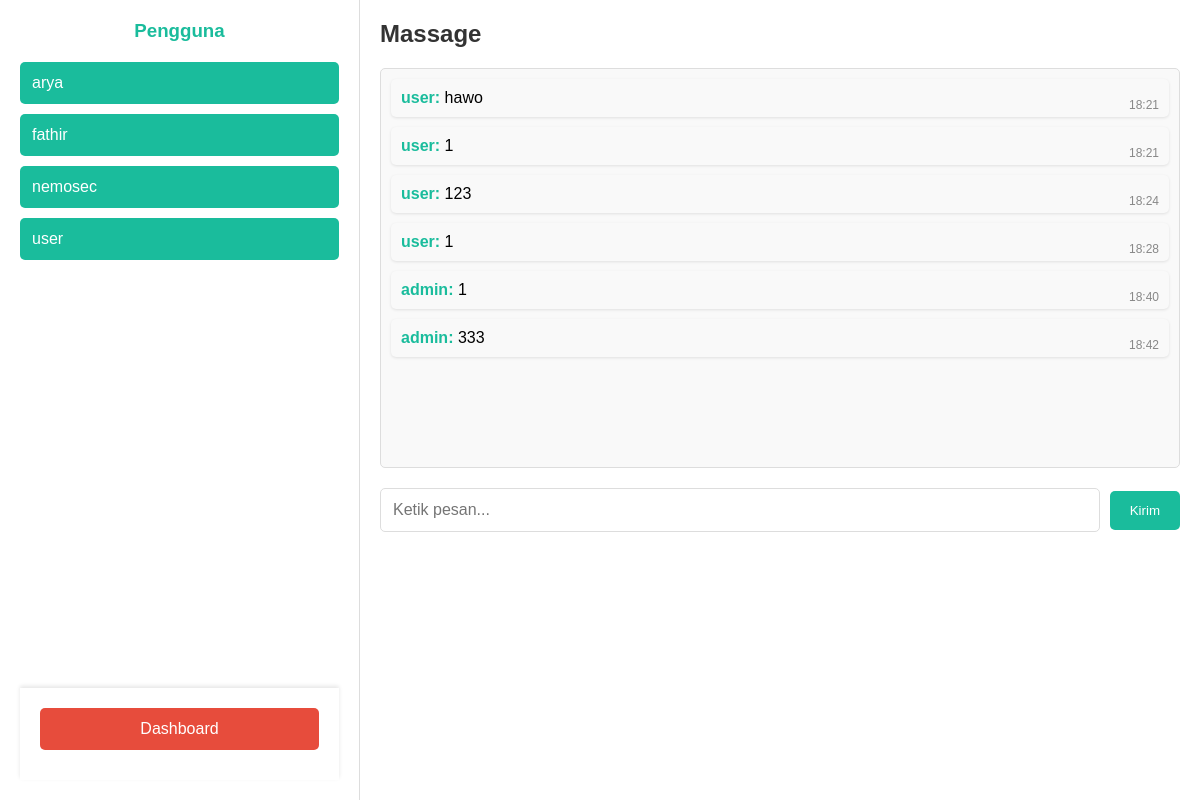
Screenshot of /pesan.php?receiver_id=2 (signed in) with the database file from the repository.
### tables this page shows
CREATE TABLE `project` (
  `id` int(11) NOT NULL,
  `role` enum('user','admin') NOT NULL,
  `username` varchar(50) NOT NULL,
  `email` varchar(100) NOT NULL,
  `password` varchar(255) NOT NULL,
  `full_name` varchar(100) NOT NULL,
  `phone` varchar(20) DEFAULT NULL,
  `address` text DEFAULT NULL,
  `profile_picture` varchar(255) DEFAULT NULL,
  `created_at` timestamp NOT NULL DEFAULT current_timestamp(),
  `coin_balance` int(11) DEFAULT 0
);

CREATE TABLE `messages` (
  `id` int(11) NOT NULL,
  `sender_id` int(11) NOT NULL,
  `receiver_id` int(11) NOT NULL,
  `message` text NOT NULL,
  `timestamp` timestamp NOT NULL DEFAULT current_timestamp()
);

### pesan.php (the view, shortened to what this page needs)
<?php
$username = $_SESSION['username'];
$host = 'localhost';
$user = 'root';
$password = '';
$database = 'membuat_laman_login';
$conn = new mysqli($host, $user, $password, $database);
$stmt = $conn->prepare("SELECT id, username FROM project WHERE username != ?");
$stmt->bind_param("s", $username);
$stmt->execute();
$users = $stmt->get_result();
$stmt_user_id = $conn->prepare("SELECT id FROM project WHERE username = ?");
$stmt_user_id->bind_param("s", $username);
$stmt_user_id->execute();
$user_result = $stmt_user_id->get_result();
$user_id = null;
if ($user_result->num_rows > 0) {
    $user_data = $user_result->fetch_assoc();
    $user_id = $user_data['id'];
}
$receiver_id = $_GET['receiver_id'] ?? $_SESSION['receiver_id'] ?? null;
$messages = [];
if ($receiver_id) {
    $stmt = $conn->prepare("
        SELECT messages.message, messages.timestamp, project.username AS sender_name
        FROM messages
        JOIN project ON messages.sender_id = project.id
        WHERE (sender_id = ? AND receiver_id = ?)
           OR (sender_id = ? AND receiver_id = ?)
        ORDER BY messages.timestamp ASC
    ");
    $stmt->bind_param("iiii", $user_id, $receiver_id, $receiver_id, $user_id);
    $stmt->execute();
    $messages = $stmt->get_result();
}
?>
<!DOCTYPE html>
<html lang="id">
<head>
</head>
<body>
<div class="user-list" style="display: flex; flex-direction: column; height: 100vh;">
    <div style="flex: 1; overflow-y: auto;">
        <h3>Pengguna</h3>
        <ul>
            <?php while ($user = $users->fetch_assoc()) { ?>
                <li>
                    <form method="GET" action="pesan.php">
                        <button type="submit"><?= htmlspecialchars($user['username']) ?></button>
                    </form>
                </li>
            <?php } ?>
        </ul>
    </div>
    <div style="padding: 20px; background-color: #fff; box-shadow: 0 -2px 4px rgba(0, 0, 0, 0.1);">
        <button onclick="window.location.href='hello.php#home'" style="
            width: 100%;
            padding: 12px;
            background-color: #e74c3c;
            color: white;
            border: none;
            text-align: center;
            cursor: pointer;
            font-size: 16px;
            border-radius: 5px;
            transition: background-color 0.3s;
        ">
            Dashboard
        </button>
    </div>
</div>
    <div class="chat-box">
        <h3>Massage</h3>
        <?php if ($receiver_id): ?>
        <div class="chat-messages">
            <?php if ($messages instanceof mysqli_result) {
                while ($msg = $messages->fetch_assoc()) { ?>
                    <div class="message">
                        <p><strong><?= htmlspecialchars($msg['sender_name']) ?>:</strong> <?= htmlspecialchars($msg['message']) ?></p>
                        <span class="timestamp"><?= date('H:i', strtotime($msg['timestamp'])) ?></span>
                    </div>
            <?php }
            } else {
                echo "<p>No messages available.</p>";
            } ?>
        </div>
        <form id="chatForm" method="POST" action="send_message.php">
            <input type="text" name="message" placeholder="Ketik pesan..." required>
            <button type="submit">Kirim</button>
        </form>
        <?php else: ?>
            <p>Pilih pengguna untuk memulai percakapan.</p>
        <?php endif; ?>
    </div>
</body>
</html>

### pesan.php (style rules this page uses)
* { margin: 0; padding: 0; box-sizing: border-box; }
body { font-family: Arial, sans-serif; display: flex; height: 100vh; background-color: #f4f4f9; }
.user-list { width: 30%; background-color: #ffffff; border-right: 1px solid #ddd; padding: 20px; height: 100vh; overflow-y: auto; }
.user-list h3 { text-align: center; margin-bottom: 20px; color: #1abc9c; }
.user-list button { width: 100%; padding: 12px; background-color: #1abc9c; color: white; border: none; text-align: left; cursor: pointer; font-size: 16px; border-radius: 5px; margin-bottom: 10px; transition: background-color 0.3s; }
.chat-box { flex: 1; background-color: #ffffff; padding: 20px; height: 100vh; overflow-y: auto; }
.chat-box h3 { margin-bottom: 20px; font-size: 24px; color: #333; }
.chat-messages { height: 400px; overflow-y: auto; border: 1px solid #ddd; padding: 10px; margin-bottom: 20px; background-color: #f9f9f9; border-radius: 5px; }
.message { position: relative; margin-bottom: 10px; padding: 10px; background-color: #f9f9f9; border-radius: 5px; box-shadow: 0 1px 3px rgba(0, 0, 0, 0.1); }
.message strong { color: #1abc9c; }
.timestamp { position: absolute; bottom: 5px; right: 10px; font-size: 12px; color: #888; }
.chat-box form { display: flex; align-items: center; }
.chat-box input[type="text"] { flex: 1; padding: 12px; font-size: 16px; border: 1px solid #ddd; border-radius: 5px; margin-right: 10px; }
.chat-box button { padding: 12px 20px; background-color: #1abc9c; color: white; border: none; border-radius: 5px; cursor: pointer; }

### rows the page displays
project: username "arya"
project: username "fathir"
project: username "nemosec"
project: username "user"
messages: sender.username "user", message "hawo", timestamp "18:21"
messages: sender.username "user", message "1", timestamp "18:21"
messages: sender.username "user", message "123", timestamp "18:24"
messages: sender.username "user", message "1", timestamp "18:28"
messages: sender.username "admin", message "1", timestamp "18:40"
messages: sender.username "admin", message "333", timestamp "18:42"
